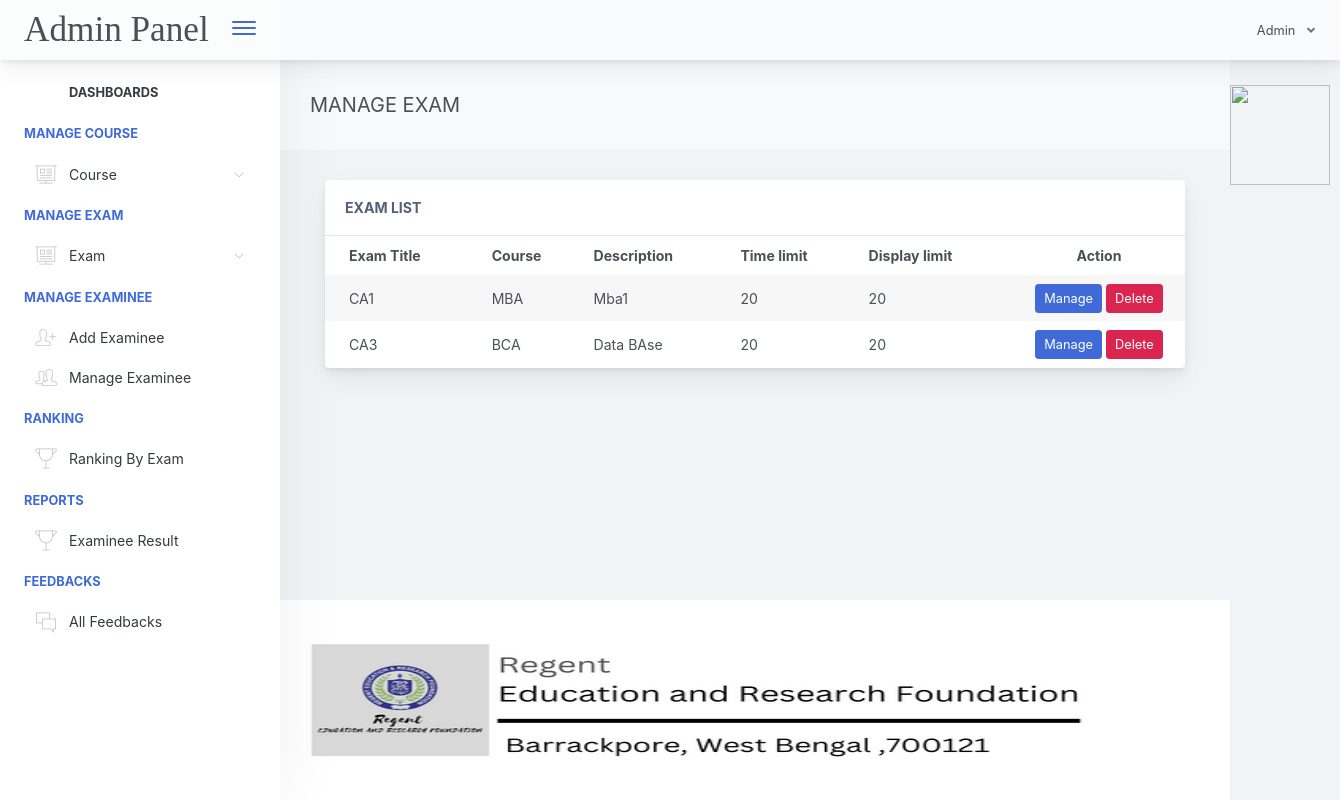
Screenshot of /adminpanel/admin/home.php?page=manage-exam (signed in) with the database file from the repository.
### tables this page shows
CREATE TABLE `exam_tbl` (
  `ex_id` int(11) NOT NULL,
  `cou_id` int(11) NOT NULL,
  `ex_title` varchar(1000) NOT NULL,
  `ex_time_limit` varchar(1000) NOT NULL,
  `ex_questlimit_display` int(11) NOT NULL,
  `ex_description` varchar(1000) NOT NULL,
  `ex_created` timestamp NOT NULL DEFAULT current_timestamp() ON UPDATE current_timestamp()
);

CREATE TABLE `course_tbl` (
  `cou_id` int(11) NOT NULL,
  `cou_name` varchar(1000) NOT NULL,
  `cou_created` timestamp NOT NULL DEFAULT current_timestamp() ON UPDATE current_timestamp()
);

### adminpanel/admin/pages/manage-exam.php (shortened to what this page needs)
<div class="app-main__outer">
        <div class="app-main__inner">
            <div class="app-page-title">
                <div class="page-title-wrapper">
                    <div class="page-title-heading">
                        <div>MANAGE EXAM</div>
                    </div>
                </div>
            </div>
            <div class="col-md-12">
                <div class="main-card mb-3 card">
                    <div class="card-header">ExAM List
                    </div>
                    <div class="table-responsive">
                        <table class="align-middle mb-0 table table-borderless table-striped table-hover" id="tableList">
                            <thead>
                            <tr>
                                <th class="text-left pl-4">Exam Title</th>
                                <th class="text-left ">Course</th>
                                <th class="text-left ">Description</th>
                                <th class="text-left ">Time limit</th>
                                <th class="text-left ">Display limit</th>
                                <th class="text-center" width="20%">Action</th>
                            </tr>
                            </thead>
                            <tbody>
                              <?php
                                $selExam = $conn->query("SELECT * FROM exam_tbl ORDER BY ex_id DESC ");
                                if($selExam->rowCount() > 0)
                                {
                                    while ($selExamRow = $selExam->fetch(PDO::FETCH_ASSOC)) { ?>
                                        <tr>
                                            <td class="pl-4"><?php echo $selExamRow['ex_title']; ?></td>
                                            <td>
                                                <?php
                                                    $courseId =  $selExamRow['cou_id'];
                                                    $selCourse = $conn->query("SELECT * FROM course_tbl WHERE cou_id='$courseId' ");
                                                    while ($selCourseRow = $selCourse->fetch(PDO::FETCH_ASSOC)) {
                                                        echo $selCourseRow['cou_name'];
                                                    }
                                                ?>
                                            </td>
                                            <td><?php echo $selExamRow['ex_description']; ?></td>
                                            <td><?php echo $selExamRow['ex_time_limit']; ?></td>
                                            <td><?php echo $selExamRow['ex_questlimit_display']; ?></td>
                                            <td class="text-center">
                                             <a href="manage-exam.php?id=<?php echo $selExamRow['ex_id']; ?>" type="button" class="btn btn-primary btn-sm">Manage</a>
                                             <button type="button" id="deleteExam" data-id='<?php echo $selExamRow['ex_id']; ?>'  class="btn btn-danger btn-sm">Delete</button>
                                            </td>
                                        </tr>
                                    <?php }
                                }
                               ?>
                            </tbody>
                        </table>
                    </div>
                </div>
            </div>
</div>

### rows the page displays
exam_tbl: ex_title "CA1", ex_description "Mba1", ex_time_limit "20", ex_questlimit_display "20"
course_tbl: cou_name "MBA"
exam_tbl: ex_title "CA3", ex_description "Data BAse", ex_time_limit "20", ex_questlimit_display "20"
course_tbl: cou_name "BCA"
